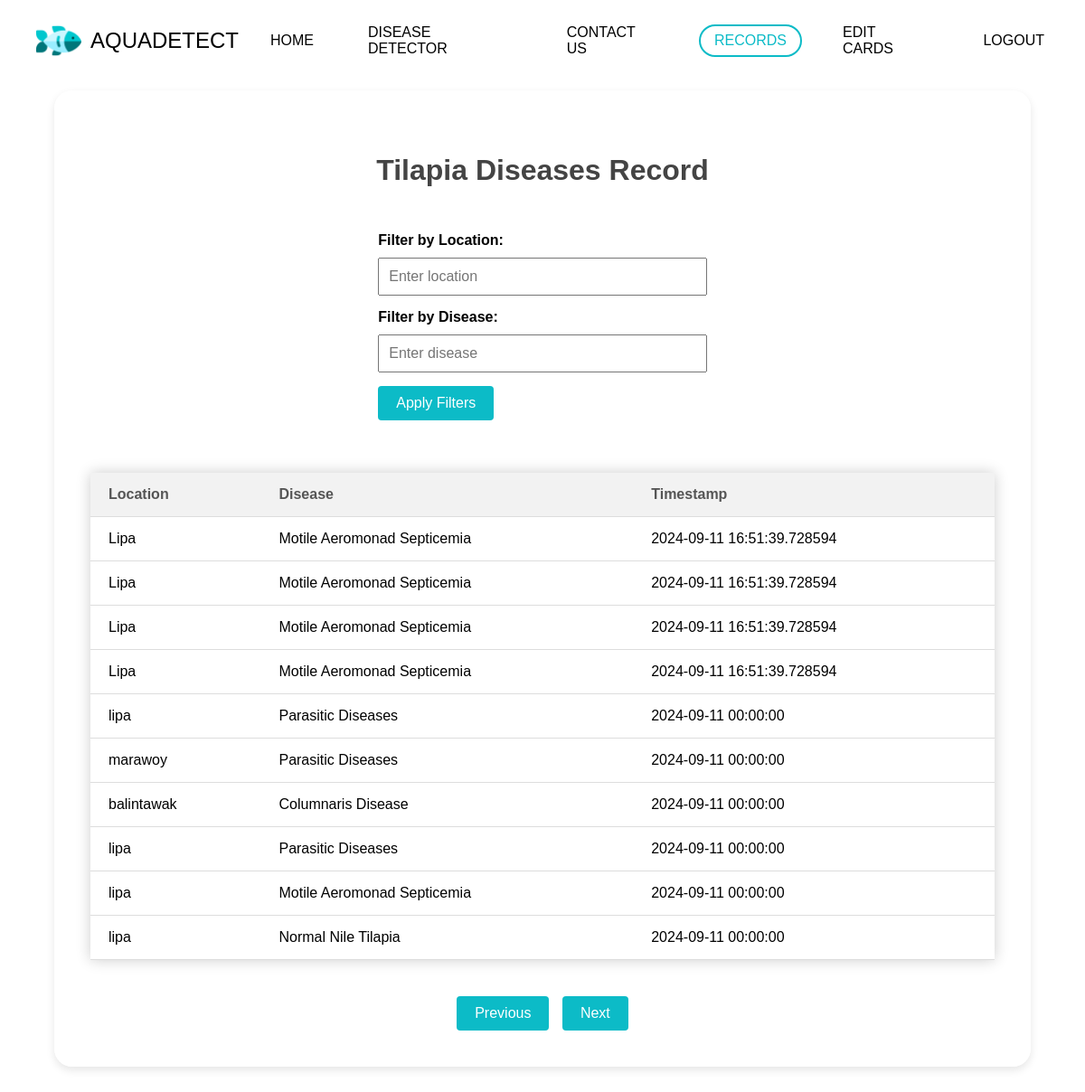
Page /test?location=&disease=&page=4 (signed in) on the committed database.
### app.py (models this page shows)
class LocationInfo(db.Model):
    id = db.Column(db.Integer, primary_key=True)
    location = db.Column(db.String(120), nullable=False)
    disease = db.Column(db.String(120), nullable=False)
    timestamp = db.Column(db.DateTime, default=datetime.datetime.utcnow)

### app.py (the view)
@app.route("/test")
def test():
    if 'logged_in' not in session or not session['logged_in']:
        flash('Please log in to access this page.', 'danger')
        return redirect(url_for('login'))
    filter_location = request.args.get('location', '')
    filter_disease = request.args.get('disease', '')
    page = request.args.get('page', 1, type=int)
    per_page = 10  # Number of records per page
    offset = (page - 1) * per_page
    query = db.session.query(LocationInfo)
    if filter_location:
        query = query.filter(LocationInfo.location.ilike(f"%{filter_location}%"))
    if filter_disease:
        query = query.filter(LocationInfo.disease.ilike(f"%{filter_disease}%"))
    query = query.order_by(LocationInfo.timestamp.desc())
    total = query.count()
    location_info_records = query.offset(offset).limit(per_page).all()
    base_url = url_for('test', location=filter_location, disease=filter_disease)
    prev_url = url_for('test', location=filter_location, disease=filter_disease, page=page-1) if page > 1 else None
    next_url = url_for('test', location=filter_location, disease=filter_disease, page=page+1) if (page * per_page) < total else None
    return render_template('test.html',
                           location_info_records=location_info_records,
                           filter_location=filter_location,
                           filter_disease=filter_disease,
                           prev_url=prev_url,
                           next_url=next_url)

### templates/test.html (shortened to what this page needs)
<!DOCTYPE html>
<html lang="en">
<head>
</head>
<body>
    {% extends "nav.html" %}
    {% block content %}
    <div class="page-container">
        <h1>Tilapia Diseases Record</h1>
        <div class="filter-form">
            <form method="get" action="{{ url_for('test') }}">
                <label for="location">Filter by Location:</label>
                <input type="text" id="location" name="location" value="{{ filter_location }}" placeholder="Enter location">
                <label for="disease">Filter by Disease:</label>
                <input type="text" id="disease" name="disease" value="{{ filter_disease }}" placeholder="Enter disease">
                <button type="submit">Apply Filters</button>
            </form>
        </div>
        <br>
        <table>
            <thead>
                <tr>
                    <th>Location</th>
                    <th>Disease</th>
                    <th>Timestamp</th>
                </tr>
            </thead>
            <tbody>
                {% for record in location_info_records %}
                <tr>
                    <td>{{ record.location }}</td>
                    <td>{{ record.disease }}</td>
                    <td>{{ record.timestamp }}</td>
                </tr>
                {% endfor %}
            </tbody>
        </table>
        <div class="pagination">
            {% if prev_url %}
            <a href="{{ prev_url }}" class="prev">Previous</a>
            {% endif %}
            {% if next_url %}
            <a href="{{ next_url }}" class="next">Next</a>
            {% endif %}
        </div>
    </div>
    {% endblock %}

### templates/nav.html (style rules this page uses)
* { text-decoration: none; font-family: 'Plus Jakarta Sans', Helvetica, sans-serif; box-sizing: border-box; margin: 0; padding: 0; }
body { margin: 0; padding: 0; }

### rows in the picture
LocationInfo: location "Lipa", disease "Motile Aeromonad Septicemia", timestamp "2024-09-11 16:51:39.728594"
LocationInfo: location "Lipa", disease "Motile Aeromonad Septicemia", timestamp "2024-09-11 16:51:39.728594"
LocationInfo: location "Lipa", disease "Motile Aeromonad Septicemia", timestamp "2024-09-11 16:51:39.728594"
LocationInfo: location "Lipa", disease "Motile Aeromonad Septicemia", timestamp "2024-09-11 16:51:39.728594"
LocationInfo: location "lipa", disease "Parasitic Diseases", timestamp "2024-09-11 00:00:00"
LocationInfo: location "marawoy", disease "Parasitic Diseases", timestamp "2024-09-11 00:00:00"
LocationInfo: location "balintawak", disease "Columnaris Disease", timestamp "2024-09-11 00:00:00"
LocationInfo: location "lipa", disease "Parasitic Diseases", timestamp "2024-09-11 00:00:00"
LocationInfo: location "lipa", disease "Motile Aeromonad Septicemia", timestamp "2024-09-11 00:00:00"
LocationInfo: location "lipa", disease "Normal Nile Tilapia", timestamp "2024-09-11 00:00:00"
